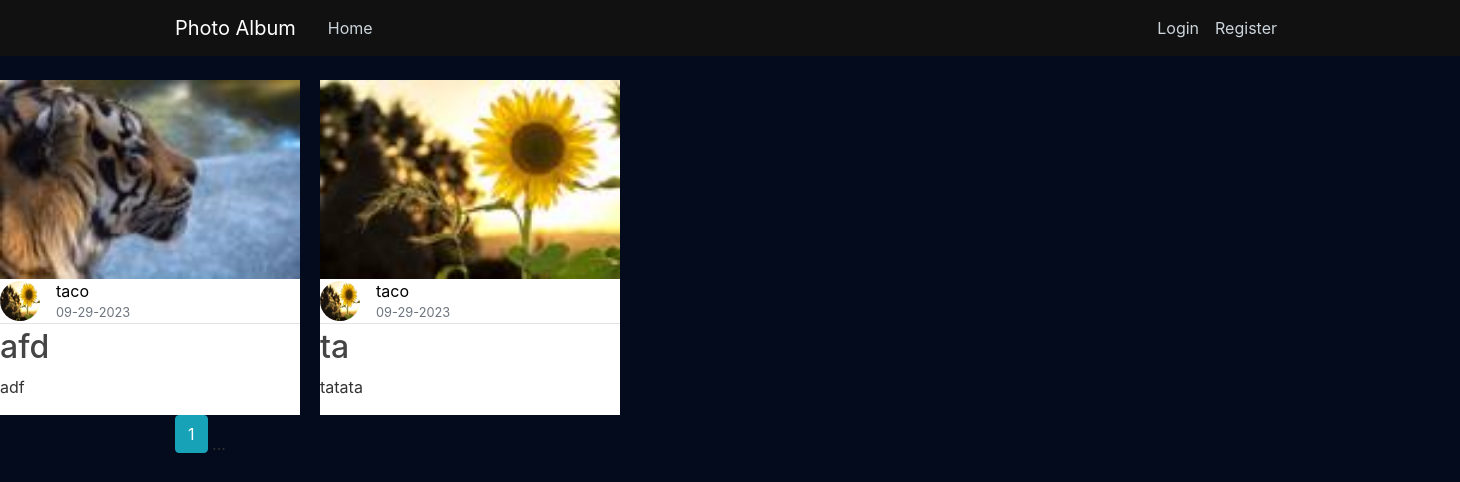
Page /home on the earlier database version.
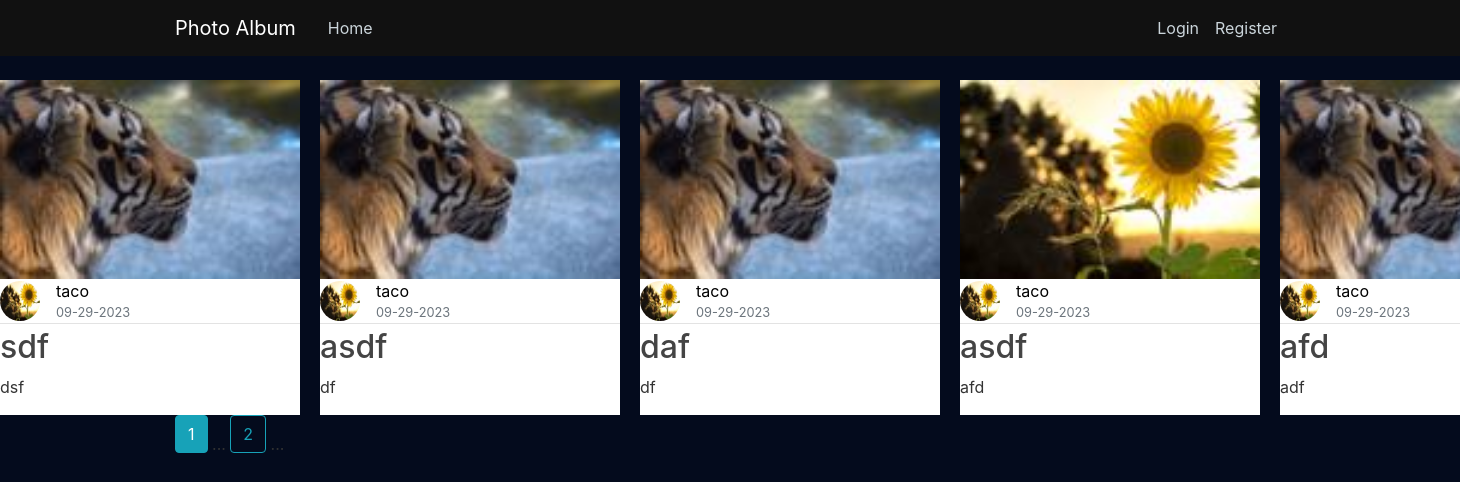
Same page on the later database version.
### memproject/models.py (models this page shows, shortened)
class Post(db.Model):
    id = db.Column(db.Integer, primary_key = True)
    title = db.Column(db.String(100), nullable = False)
    date_posted = db.Column(db.DateTime, nullable = False, default = datetime.utcnow)
    image_file_post = db.Column(db.String(20), nullable = False, default = "tiger-photo.jpg")
    content = db.Column(db.Text, nullable = False)
    user_id = db.Column(db.Integer, db.ForeignKey('user.id'), nullable = False)

class User(db.Model, UserMixin):
    id = db.Column(db.Integer, primary_key= True)
    username = db.Column(db.String(20), unique= True, nullable= False)
    email = db.Column(db.String(120), unique = True, nullable = False)
    image_file = db.Column(db.String(20), nullable = False, default = "default.jpg")
    password = db.Column(db.String(60), nullable = False)
    posts = db.relationship('Post', backref='author', lazy = True)

### memproject/routes.py (the view)
@app.route("/")
@app.route("/home")
def home():
    page = request.args.get('page', 1, type = int)
    posts = Post.query.order_by(Post.date_posted.desc()).paginate(page = page, per_page = 5)
    return render_template("home.html", posts = posts)

### memproject/templates/home.html (shortened to what this page needs)
{% extends "layout.html" %}
{% block content %}
    <div class = "div-grid">
        {% for post in posts.items %}
            <article class="media-content-section">
                <div class= "media-body">
                    <div class = "post-picture-div">
                        <img class = "post-picture" src = " {{ url_for('static', filename = 'profile-pics/' + post.image_file_post) }}">
                        <div class="article-metadata">
                            <img class = "rounded-circle article-img" src = "{{ url_for('static', filename='profile-pics/' + post.author.image_file) }}">
                            <div class = "post-description">
                                <a class="post-author" href="#">{{ post.author.username }}</a>
                                <small class="text-muted">{{ post.date_posted.strftime("%m-%d-%Y") }}</small>
                            </div>
                        </div>
                        <h2><a class="article-title" href="{{ url_for('post', post_id = post.id) }}">{{ post.title }}</a></h2>
                        <p class="article-content">{{ post.content }}</p>
                    </div>
                </div>
            </article>
        {% endfor %}
    </div>
    {% for page_num in posts.iter_pages(left_edge = 1, right_edge = 1, left_current = 1, right_current = 2) %}
            {% if page_num %}
                {% if posts.page == page_num %}
                    <a class = "btn btn-info mb-4" href = "{{ url_for('home', page = page_num) }}"> {{ page_num }}</a>
                {% else %}
                    <a class = "btn btn-outline-info mb-4" href = "{{ url_for('home', page = page_num) }}"> {{ page_num }}</a>
                {% endif %}
            {% endif %}
                ...
        {% endfor %}
{% endblock content %}

### memproject/templates/layout.html (shortened to what this page needs)
<!DOCTYPE html>
<html>
<head>
    <link rel="stylesheet" href="https://maxcdn.bootstrapcdn.com/bootstrap/4.0.0/css/bootstrap.min.css">
    <link rel="stylesheet" type="text/css" href="{{ url_for('static', filename='layout.css') }}">
    <link rel="stylesheet" type="text/css" href="{{ url_for('static', filename='post.css') }}">
</head>
<body>
    <header class="site-header">
      <nav class="navbar navbar-expand-md navbar-dark bg-steel fixed-top">
        <div class="container">
          <a class="navbar-brand mr-4" href="/">Photo Album</a>
          <div class="collapse navbar-collapse" id="navbarToggle">
            <div class="navbar-nav mr-auto">
              <a class="nav-item nav-link" href="/">Home</a>
            </div>
            <div class="navbar-nav">
              {% if current_user.is_authenticated %}
                <a class="nav-item nav-link" href="/new_post">New Post</a>
                <a class="nav-item nav-link" href="/account">Account</a>
                <a class="nav-item nav-link" href="/logout">Logout</a>
              {% else %}
                <a class="nav-item nav-link" href="/login">Login</a>
                <a class="nav-item nav-link" href="/register">Register</a>
              {% endif %}
            </div>
          </div>
        </div>
      </nav>
    </header>
    <main role="main" class="container">
            {% block content %}{% endblock %}
      </main>
</body>
</html>

### memproject/static/layout.css (style rules this page uses)
body { background: #040b1d; color: #333333; margin-top: 5rem; }
h1, h2, h3, h4, h5, h6 { color: #444444; }
.bg-steel { background-color: rgb(17, 17, 17); }
.site-header .navbar-nav .nav-link { color: #cbd5db; }
.article-title { color: #444444; }
.article-content { white-space: pre-line; }
.article-img { height: 40px; width: 40px; margin-right: 16px; }
.article-metadata { padding-bottom: 1px; margin-bottom: 4px; border-bottom: 1px solid #e3e3e3 }

### memproject/static/post.css (style rules this page uses)
.div-grid { display: grid; grid-template-columns: 1fr 1fr 1fr 1fr 1fr; row-gap: 20px; column-gap: 20px; width: 1465px; margin-left: -175px; }
.media-content-section { max-width: 300px; background-color: white; }
.article-metadata { display: flex; align-items: center; }
.post-description { display: flex; flex-direction: column; }
.post-author { color: black; }
.post-picture { width: 300px; background-size: contain; }

Differences in the rows shown:
no longer on this page (row unchanged): Post: image_file_post (picture), image_file (picture), author.username "taco", date_posted "09-29-2023", title "ta", content "tatata"
added Post: image_file_post (picture), image_file (picture), author.username "taco", date_posted "09-29-2023", title "sdf", content "dsf"
added Post: image_file_post (picture), image_file (picture), author.username "taco", date_posted "09-29-2023", title "asdf", content "df"
added Post: image_file_post (picture), image_file (picture), author.username "taco", date_posted "09-29-2023", title "daf", content "df"
added Post: image_file_post (picture), image_file (picture), author.username "taco", date_posted "09-29-2023", title "asdf", content "afd"
Other differences:
new list line: "2 ..."
